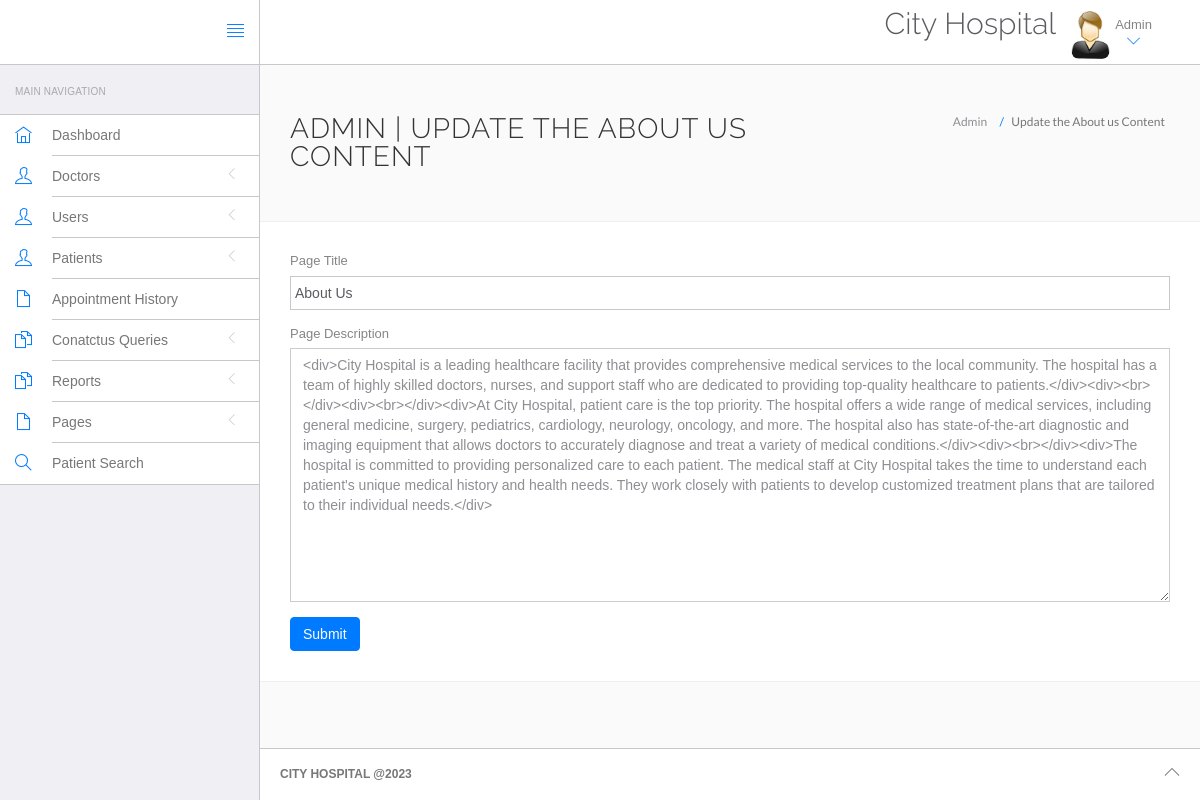
The page /System/website/admin/about-us.php (signed in) on the database its author committed.
### tables this page shows
CREATE TABLE `tblpage` (
  `ID` int(10) NOT NULL,
  `PageType` varchar(200) DEFAULT NULL,
  `PageTitle` varchar(200) DEFAULT NULL,
  `PageDescription` mediumtext DEFAULT NULL,
  `Email` varchar(120) DEFAULT NULL,
  `MobileNumber` bigint(10) DEFAULT NULL,
  `UpdationDate` timestamp NULL DEFAULT current_timestamp(),
  `OpenningTime` varchar(255) DEFAULT NULL
);

### System/website/admin/about-us.php (the view, shortened to what this page needs)
<?php
include('include/config.php');
if(strlen($_SESSION['id']==0)) {
 header('location:logout.php');
  } else{
?>
<!DOCTYPE html>
<html lang="en">
	<head>
		<link rel="stylesheet" href="vendor/bootstrap/css/bootstrap.min.css">
		<link rel="stylesheet" href="vendor/fontawesome/css/font-awesome.min.css">
		<link rel="stylesheet" href="vendor/themify-icons/themify-icons.min.css">
		<link href="vendor/animate.css/animate.min.css" rel="stylesheet" media="screen">
		<link href="vendor/perfect-scrollbar/perfect-scrollbar.min.css" rel="stylesheet" media="screen">
		<link href="vendor/switchery/switchery.min.css" rel="stylesheet" media="screen">
		<link href="vendor/bootstrap-touchspin/jquery.bootstrap-touchspin.min.css" rel="stylesheet" media="screen">
		<link href="vendor/select2/select2.min.css" rel="stylesheet" media="screen">
		<link href="vendor/bootstrap-datepicker/bootstrap-datepicker3.standalone.min.css" rel="stylesheet" media="screen">
		<link href="vendor/bootstrap-timepicker/bootstrap-timepicker.min.css" rel="stylesheet" media="screen">
		<link rel="stylesheet" href="assets/css/styles.css">
		<link rel="stylesheet" href="assets/css/plugins.css">
		<link rel="stylesheet" href="assets/css/themes/theme-1.css" id="skin_color" />
	</head>
	<body>
		<div id="app">
<?php include('include/sidebar.php');?>
			<div class="app-content">
					<?php include('include/header.php');?>
				<div class="main-content" >
					<div class="wrap-content container" id="container">
						<section id="page-title">
							<div class="row">
								<div class="col-sm-8">
									<h1 class="mainTitle">Admin  | Update the About us Content</h1>
																	</div>
								<ol class="breadcrumb">
									<li>
										<span>Admin </span>
									</li>
									<li class="active">
										<span>Update the About us Content</span>
									</li>
								</ol>
							</div>
						</section>
						<div class="container-fluid container-fullw bg-white">
									<div class="row">
								<div class="col-md-12">
                  <form class="forms-sample" method="post">
                    <?php
$ret=mysqli_query($con,"select * from  tblpage where PageType='aboutus'");
while ($row=mysqli_fetch_array($ret)) {
?>
                    <div class="form-group">
                       <label for="exampleInputUsername1">Page Title</label>
                      <input id="pagetitle" name="pagetitle" type="text" class="form-control" required="true" value="<?php  echo $row['PageTitle'];?>">
                    </div>
                    <div class="form-group">
                      <label for="exampleInputEmail1">Page Description</label>
                      <textarea class="form-control" name="pagedes" id="pagedes" rows="12"><?php  echo $row['PageDescription'];?></textarea>
                    </div>
                    <?php } ?>
                    <button type="submit" class="btn btn-primary mr-2" name="submit">Submit</button>
                  </form>
								</div>
							</div>
								</div>
					</div>
				</div>
			</div>
	<?php include('include/footer.php');?>
		</div>
	</body>
</html>
<?php } ?>

### System/website/admin/assets/css/themes/theme-1.css (style rules this page uses)
body { background: #FAFAFA; }

### rows shown on the page
tblpage: pagetitle "About Us", pagedes "<div>City Hospital is a leading healthcare facility that provides comprehensive medical services to the local community. The hospital has a team of highly skilled doctors, nurses, and support staff who are dedicated to providing top-quality healthcare to patients.</div><div><br></div><div><br></div><div>At City Hospital, patient care is the top priority. The hospital offers a wide range of medical services, including general medicine, surgery, pediatrics, cardiology, neurology, oncology, and more. The hospital also has state-of-the-art diagnostic and imaging equipment that allows doctors to accurately diagnose and treat a variety of medical conditions.</div><div><br></div><div>The hospital…"
